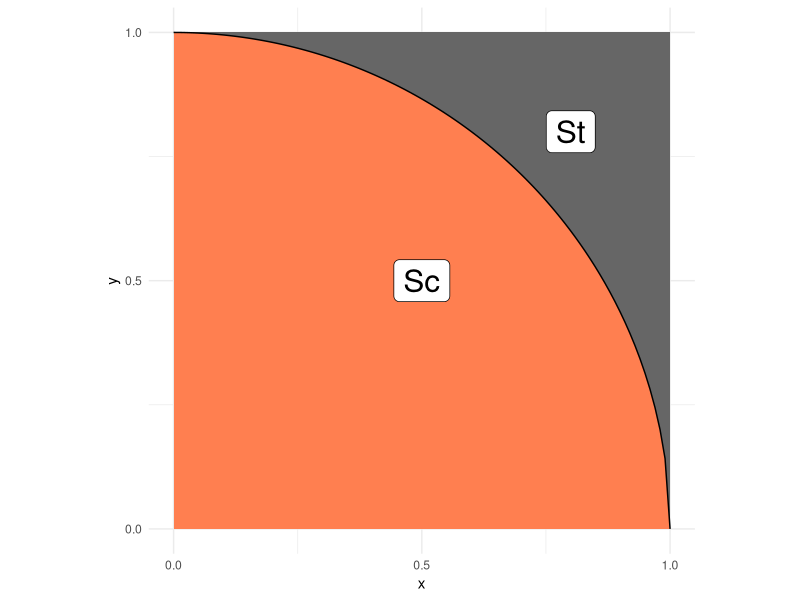
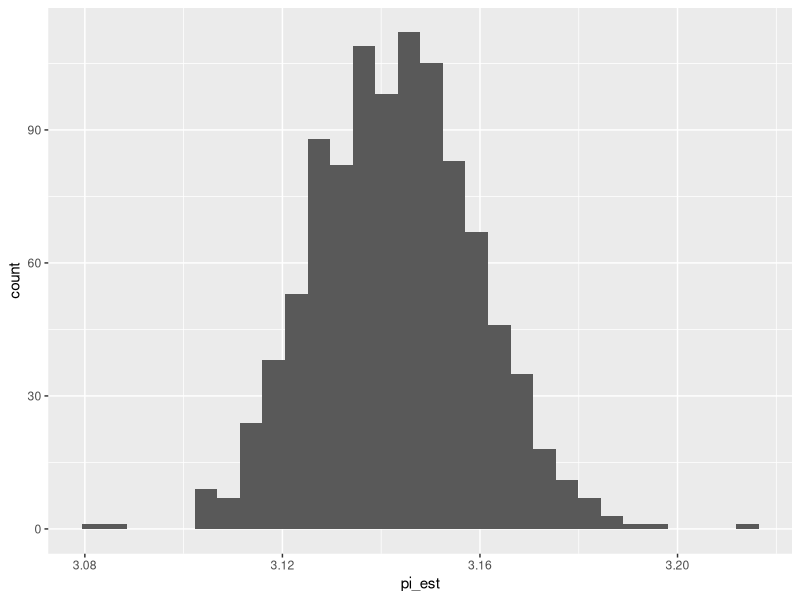

R code for these plots, in order:
## ---- chunk 1
library(tidyverse)
library(rsample)
## ---- chunk 2
## NOTE: No need to edit; this visual helps explain the pi estimation scheme
tibble(x = seq(0, 1, length.out = 100)) %>%
  mutate(y = sqrt(1 - x^2)) %>%

  ggplot(aes(x, y)) +
  annotate(
    "rect",
    xmin = 0, ymin = 0, xmax = 1, ymax = 1,
    fill = "grey40",
    size = 1
  ) +
  geom_ribbon(aes(ymin = 0, ymax = y), fill = "coral") +
  geom_line() +
  annotate(
    "label",
    x = 0.5, y = 0.5, label = "Sc",
    size = 8
  ) +
  annotate(
    "label",
    x = 0.8, y = 0.8, label = "St",
    size = 8
  ) +
  scale_x_continuous(breaks = c(0, 1/2, 1)) +
  scale_y_continuous(breaks = c(0, 1/2, 1)) +
  theme_minimal() +
  coord_fixed()
## ---- chunk 3
## TASK: Choose a sample size and generate samples
n <- NA_real_ # Choose a sample size
df_q1 <- NA # Generate the data

library(tidyverse)

n <- 10000

df_q1 <- tibble(
  x = runif(n, min = 0, max = 1),
  y = runif(n, min = 0, max = 1)
)
n
df_q1
## ---- chunk 4
## NOTE: Do not edit this code
# Correct sample size
assertthat::assert_that(
  dim(df_q1) %>% 
    .[[1]] == n,
  msg = "The sample size should be `n`"
)
# Correct column names
assertthat::assert_that(
  setequal(names(df_q1), c("x", "y")),
  msg = "df_q1 must include the columns `x` and `y`"
)
print("Good")
## ---- chunk 5
## TASK: Finish implementing this function
stat <- function(x, y) {
  ifelse(x^2 + y^2 <= 1, 4, 0)
}
stat
## ---- chunk 6
## TASK: Finish writing these assert statements

# Check the value for points *inside* the circle
assertthat::assert_that(
  tibble(x = 0.5, y = 0.5) %>% 
    mutate(stat = stat(x, y)) %>% 
    pull(stat) %>% 
    .[[1]] == 4,
  # ???, # Write the correct value of stat() here
  msg = "Incorrect value when a point is inside the circle"
)

# Check the value for points *outside* the circle
assertthat::assert_that(
   tibble(x = 1.1, y = 1.1) %>% 
    mutate(stat = stat(x, y)) %>% 
    pull(stat) %>% 
    .[[1]] == 0,
  # ???, # Write the correct value of stat() here
  msg = "Incorrect value when a point is outside the circle"
)
print("Your assertions passed, but make sure they're checking the right thing!")
## ---- chunk 7
## TASK: Estimate pi using your data from q1
df_q3 <- 
  df_q1 %>% 
  mutate(inside_circle = x^2 + y^2 <= 1) %>%
  summarize(pi_est = mean(inside_circle) * 4)
df_q3
## ---- chunk 8
## NOTE: Do not edit this code
# Correct sample size
assertthat::assert_that(
  dim(df_q3) %>% 
    .[[1]] == 1,
  msg = "This result should have just one row"
)
# Correct column names
assertthat::assert_that(
  setequal(names(df_q3), c("pi_est")),
  msg = "df_q3 must include the column `pi_est`"
)
print("Good")
## ---- chunk 9
## TASK: Finish the code below
df_q4 <- 
  df_q1 %>% 
  bootstraps(., times = 1000) %>% 
  mutate(
    pi_est = map_dbl(
      splits,
      function(split_df) {
        analysis(split_df) %>% 
           mutate(inside_circle = x^2 + y^2 <= 1) %>%
          summarize(pi_est = mean(inside_circle) * 4) %>%
          pull(pi_est)
      }
    )
  )

## NOTE: Do not edit; use this to visualize your results
df_q4 %>% 
  ggplot(aes(pi_est)) +
  geom_histogram()
## ---- chunk 10
## TASK: Compute a bootstrap confidence interval at the 95% level (alpha = 0.05)
df_q5 <- 
  df_q4 %>% 
  summarize(
    # TODO: Compute pi_lo and pi_up
    pi_lo = quantile(pi_est, 0.025),
    pi_up = quantile(pi_est, 0.975)
  )

df_q5
## ---- chunk 11
df_q6 <- 
  df_q1 %>% 
  mutate(inside_circle = x^2 + y^2 <= 1) %>%
  summarize(
    pi_est = mean(inside_circle) * 4,
    se = sqrt(var(inside_circle * 4) / n()),
    pi_lo = pi_est - qt(0.975, df = n() - 1) * se,
    pi_up = pi_est + qt(0.975, df = n() - 1) * se
  )
df_q6
